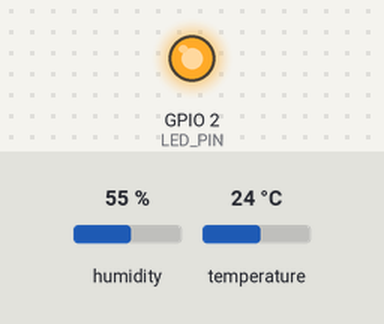
Recording of a sketch running on a simulated ESP32. On the bench: output pins drawn as LEDs (lit = HIGH). The inputs (shaded band) are chosen by the test bench; at power-on: humidity 55 %, temperature 24 °C. WiFi joins after 1.5 s; servers stay silent unless stated; the local clock reads 2024-03-15 10:24:30 at power-on unless the sketch sets it; what the sketch prints to the serial monitor is not drawn.

Above: at 0.1 s.
At 1.6 s:
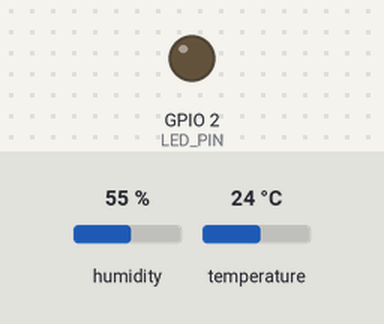
Timing chart, 0 to 3.1 s (numbered marks = the images above):
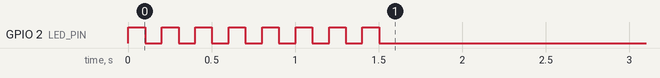

The sketch:

sketch_may28a.ino
```cpp
#include <WiFi.h>
#include <Wire.h>
#include <ArduinoWebsockets.h>
#include <time.h>
#include "Adafruit_SHT31.h"

using namespace websockets;

const char* ssid       = "WiFi_Mesh-869486";
const char* password   = "C4YCcEhf";
const char* serverIP   = "192.168.1.17";
const int   serverPort = 8080;
#define LED_PIN 2

struct Sensor {
  const char* id;
  uint8_t     addr;
  Adafruit_SHT31 sht31;
};

Sensor sensors[] = {
  { "sensor-01", 0x44, Adafruit_SHT31() },
  { "sensor-02", 0x45, Adafruit_SHT31() },
};
WebsocketsClient client;

void blinkLED(int times, int intervalMs) {
  for (int i = 0; i < times; i++) {
    digitalWrite(LED_PIN, HIGH);
    delay(intervalMs);
    digitalWrite(LED_PIN, LOW);
    delay(intervalMs);
  }
}

void syncNTP() {
  configTime(0, 0, "pool.ntp.org", "time.nist.gov");
  struct tm timeinfo;
  Serial.print("Waiting for NTP sync");
  while (!getLocalTime(&timeinfo)) {
    Serial.print(".");
    delay(500);
  }
  Serial.println("\nNTP synced!");
}

void connectWiFi() {
  WiFi.begin(ssid, password);
  Serial.print("Connecting to WiFi");
  while (WiFi.status() != WL_CONNECTED) {
    Serial.print(".");
    blinkLED(1, 100); // fast blink while WiFi reconnecting
  }
  Serial.println("\nWiFi connected!");
  digitalWrite(LED_PIN, LOW);
  syncNTP();
}

void connectWS() {
  Serial.print("Connecting to WebSocket");
  while (!client.connect(serverIP, serverPort, "/")) {
    Serial.print(".");
    blinkLED(1, 500); // slow blink while WebSocket reconnecting
  }
  Serial.println("\nWebSocket connected!");
  digitalWrite(LED_PIN, LOW);
}

void setup() {
  Serial.begin(115200);
  pinMode(LED_PIN, OUTPUT);
  digitalWrite(LED_PIN, LOW);

  for (int i = 0; i < 2; i++) {
    if (!sensors[i].sht31.begin(sensors[i].addr)) {
      Serial.print("SHT31 not found at 0x");
      Serial.println(sensors[i].addr, HEX);
      while (1);
    }
  }

  connectWiFi();
  connectWS();
}

void loop() {
  if (WiFi.status() != WL_CONNECTED) {
    Serial.println("WiFi lost, reconnecting...");
    connectWiFi();
    connectWS();
    return;
  }

  if (!client.available()) {
    Serial.println("WebSocket lost, reconnecting...");
    connectWS();
    return;
  }

  time_t now;
  time(&now);

  bool anyFail = false;
  for (int i = 0; i < 2; i++) {
    float temp = sensors[i].sht31.readTemperature();
    float hum  = sensors[i].sht31.readHumidity();

    if (isnan(temp) || isnan(hum)) {
      Serial.print("SHT31 read failed for ");
      Serial.println(sensors[i].id);
      anyFail = true;
      continue;
    }

    String payload = "{\"sensor_id\":\"" + String(sensors[i].id) + "\""
                     ",\"temperature\":" + String(temp, 2) +
                     ",\"humidity\":"    + String(hum, 2)  +
                     ",\"timestamp\":"   + String((unsigned long)now) + "}";

    client.send(payload);
    Serial.println("Sent: " + payload);
  }

  digitalWrite(LED_PIN, anyFail ? HIGH : LOW);

  client.poll();
  delay(30000); // currently 30 seconds delay.
}
```
